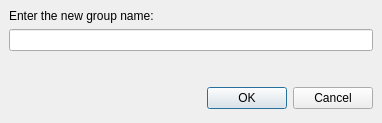
<ui version="4.0" >
 <author></author>
 <comment></comment>
 <exportmacro></exportmacro>
 <class>RenameGroupDialog</class>
 <widget class="QDialog" name="RenameGroupDialog" >
  <property name="geometry" >
   <rect>
    <x>0</x>
    <y>0</y>
    <width>382</width>
    <height>123</height>
   </rect>
  </property>
  <property name="windowTitle" >
   <string>@product@ - Rename Contact Group</string>
  </property>
  <layout class="QGridLayout" >
   <property name="margin" >
    <number>9</number>
   </property>
   <property name="spacing" >
    <number>6</number>
   </property>
   <item row="3" column="0" >
    <layout class="QHBoxLayout" >
     <property name="margin" >
      <number>0</number>
     </property>
     <property name="spacing" >
      <number>6</number>
     </property>
     <item>
      <spacer>
       <property name="orientation" >
        <enum>Qt::Horizontal</enum>
       </property>
       <property name="sizeHint" >
        <size>
         <width>131</width>
         <height>31</height>
        </size>
       </property>
      </spacer>
     </item>
     <item>
      <widget class="QPushButton" name="okButton" >
       <property name="text" >
        <string>OK</string>
       </property>
      </widget>
     </item>
     <item>
      <widget class="QPushButton" name="cancelButton" >
       <property name="text" >
        <string>Cancel</string>
       </property>
      </widget>
     </item>
    </layout>
   </item>
   <item row="0" column="0" >
    <widget class="QLabel" name="label" >
     <property name="text" >
      <string>Enter the new group name:</string>
     </property>
    </widget>
   </item>
   <item row="1" column="0" >
    <widget class="QLineEdit" name="groupName" />
   </item>
   <item row="2" column="0" >
    <spacer>
     <property name="orientation" >
      <enum>Qt::Vertical</enum>
     </property>
     <property name="sizeHint" >
      <size>
       <width>364</width>
       <height>16</height>
      </size>
     </property>
    </spacer>
   </item>
  </layout>
 </widget>
 <pixmapfunction></pixmapfunction>
 <tabstops>
  <tabstop>groupName</tabstop>
  <tabstop>okButton</tabstop>
  <tabstop>cancelButton</tabstop>
 </tabstops>
 <resources/>
 <connections>
  <connection>
   <sender>okButton</sender>
   <signal>clicked()</signal>
   <receiver>RenameGroupDialog</receiver>
   <slot>accept()</slot>
   <hints>
    <hint type="sourcelabel" >
     <x>278</x>
     <y>253</y>
    </hint>
    <hint type="destinationlabel" >
     <x>96</x>
     <y>254</y>
    </hint>
   </hints>
  </connection>
  <connection>
   <sender>cancelButton</sender>
   <signal>clicked()</signal>
   <receiver>RenameGroupDialog</receiver>
   <slot>reject()</slot>
   <hints>
    <hint type="sourcelabel" >
     <x>369</x>
     <y>253</y>
    </hint>
    <hint type="destinationlabel" >
     <x>179</x>
     <y>282</y>
    </hint>
   </hints>
  </connection>
 </connections>
</ui>
